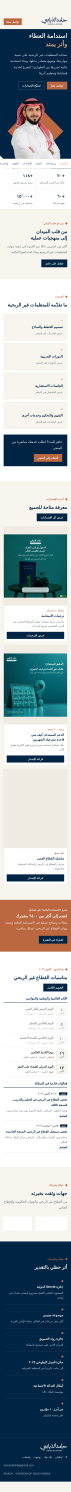
#> input picture agent/brand/m_home.png, 780 x 16410 px (shown at 1/11 size)
$ python -i month_calendar.py   (imports and definitions only)
#> lines starting #> are read from the running program, lines starting #| are printed output that depends on the picture
# تصميم «تقويم الشهر» للقطاع غير الربحي: الملتقيات والمؤتمرات والمعارض + الأيام العالمية، بلمسة موسمية للشهر.
# python3 agent/tools/month_calendar.py data.json out.png
# data.json: {"month": 11, "year": 2026, "identity": "old"|"new", "ramadan": false,
#   "events": [{"date": "٢ نوفمبر", "from": 2, "to": 2, "name": "ملتقى ...", "place": "الرياض، ..."}],   (حتى ٨)
#   "days":   [{"date": "١٦ نوفمبر", "from": 16, "name": "اليوم الدولي للتسامح"}]}                       (حتى ٦)
# from/to أرقام لاتينية لتلوين الأيام في التقويم المصغر.
# الهوية: old حتى أكتوبر/نوفمبر ٢٠٢٦، new من ديسمبر ٢٠٢٦. الخط لا يدعم الأرقام اللاتينية و«-»: اكتب الأرقام عربية و«إلى».
import json, sys, os, math, random
from PIL import Image, ImageDraw, ImageFont, ImageFilter
B = os.path.join(os.path.dirname(os.path.abspath(__file__)), '..', 'brand') + '/'
F = lambda w, s: ImageFont.truetype(B + f'plex-{w}.ttf', int(s), layout_engine=ImageFont.Layout.RAQM)
AR = str.maketrans('0123456789', '٠١٢٣٤٥٦٧٨٩')
MONTHS = ['يناير', 'فبراير', 'مارس', 'أبريل', 'مايو', 'يونيو', 'يوليو', 'أغسطس', 'سبتمبر', 'أكتوبر', 'نوفمبر', 'ديسمبر']
ID = {
 'old': dict(main=(15, 104, 111), accent=(15, 104, 111), bg=(244, 242, 237), ink=(28, 52, 58), card=(255, 255, 255), logo='old_logo.png'),
 'new': dict(main=(0, 37, 68), accent=(187, 104, 65), bg=(248, 245, 239), ink=(0, 37, 68), card=(255, 255, 255), logo='logo_navy.png'),
}
SEASON = {12: 'winter', 1: 'winter', 2: 'winter', 3: 'spring', 4: 'spring', 5: 'spring',
          6: 'summer', 7: 'summer', 8: 'summer', 9: 'autumn', 10: 'autumn', 11: 'autumn'}


def clean(t):
    for c in '«»:.-–—()': t = t.replace(c, ' ')
    return ' '.join(t.translate(AR).split())


# [119 lines left out: functions wrap, leaf, flake, blossom, sun, crescent and 3 more, not called in this run]


def make(data, out, W=1080, H=1920):
    ident = data.get('identity', 'old'); C = ID[ident]; month = int(data['month'])
    im = Image.new('RGBA', (W, H), C['bg'] + (255,))
    decorate(im, month, ident, data.get('ramadan', False))
    d = ImageDraw.Draw(im)
    # الترويسة: الشعار يسارًا وشارة الشهر يمينًا
    lg = Image.open(B + C['logo']).convert('RGBA'); lw = 330 if ident == 'old' else 360
    lg = lg.resize((lw, int(lg.height * lw / lg.width)), Image.LANCZOS)
    card(im, [50, 60, 50 + lw + 40, 60 + lg.height + 40], 22, (255, 255, 255)); im.alpha_composite(lg, (70, 80))
    bw, bh = 230, 210; bx = W - 60 - bw
    ImageDraw.Draw(im).rounded_rectangle([bx, 0, bx + bw, bh], 26, fill=C['main'] + (255,))
    d = ImageDraw.Draw(im)
    d.text((bx + bw / 2, 75), MONTHS[month - 1], font=F(600, 52), fill=(255, 255, 255), anchor='mm', direction='rtl')
    d.text((bx + bw / 2, 145), str(data['year']).translate(AR), font=F(600, 52), fill=(255, 255, 255), anchor='mm')

    # [25 lines left out: function section, not called in this run]

    y = 330
    if data.get('events'):
        y = section(y, 'أبرز ملتقيات ومؤتمرات القطاع غير الربحي', data['events'][:8], 2, 250) + 50
    if data.get('days'):
        y = section(y, 'الأيام العالمية للقطاع غير الربحي', data['days'][:6], 3, 170) + 50
    minical(im, data, C, y, H - 110)
    d = ImageDraw.Draw(im)
    if ident == 'new':
        d.text((W / 2, H - 50), 'hamedalthiabi.com', font=ImageFont.truetype(B + 'plex-latin-400.ttf', 30), fill=C['main'], anchor='mm')
    im.convert('RGB').save(out)


# [2 lines not run here, left out]

>>> import cv2
>>> picture = cv2.imread('../brand/m_home.png', cv2.IMREAD_GRAYSCALE)
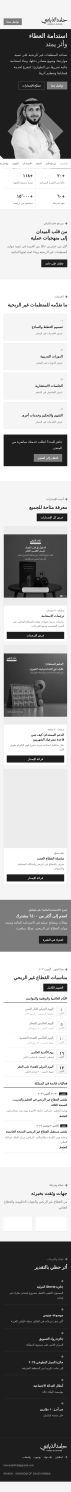
#> picture: shape (16410, 780) (shown at 1/11 size); min 0, max 255, mean 170.5
>>> result = make(picture, 'out.png')
#> (the run stopped early here; a loop or call above may not have finished)

$ run again, on agent/brand/pg_store.png
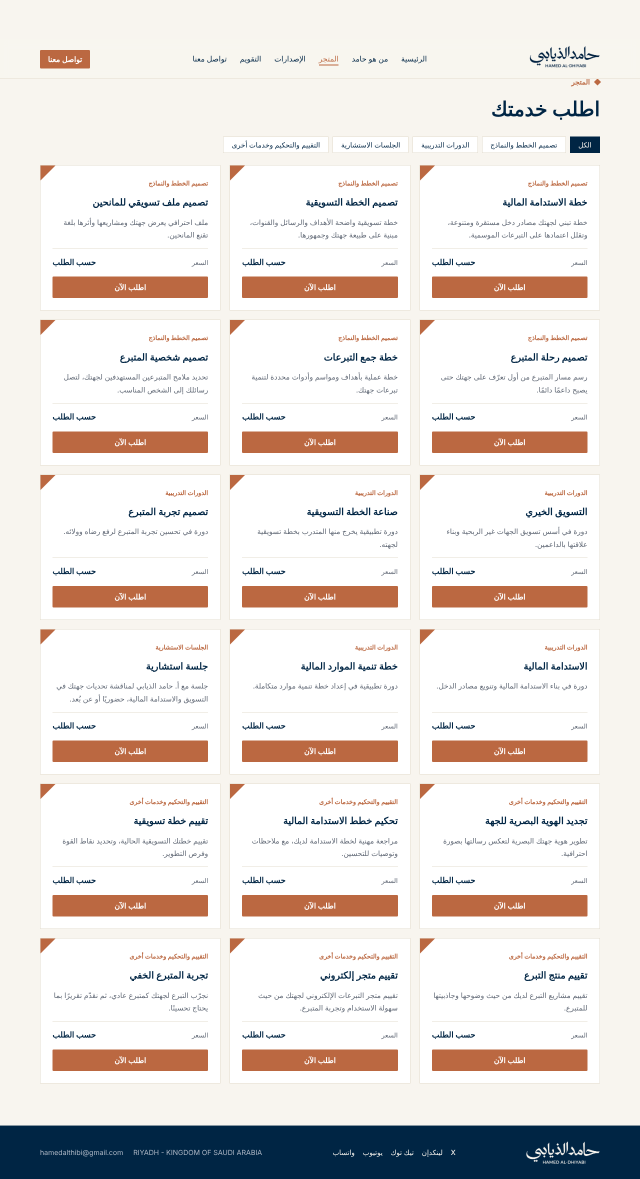
#> input picture agent/brand/pg_store.png, 1280 x 2358 px (shown at 1/2 size)
#> `picture = cv2.imread('../brand/m_home.png', cv2.IMREAD_GRAYSCALE)`:
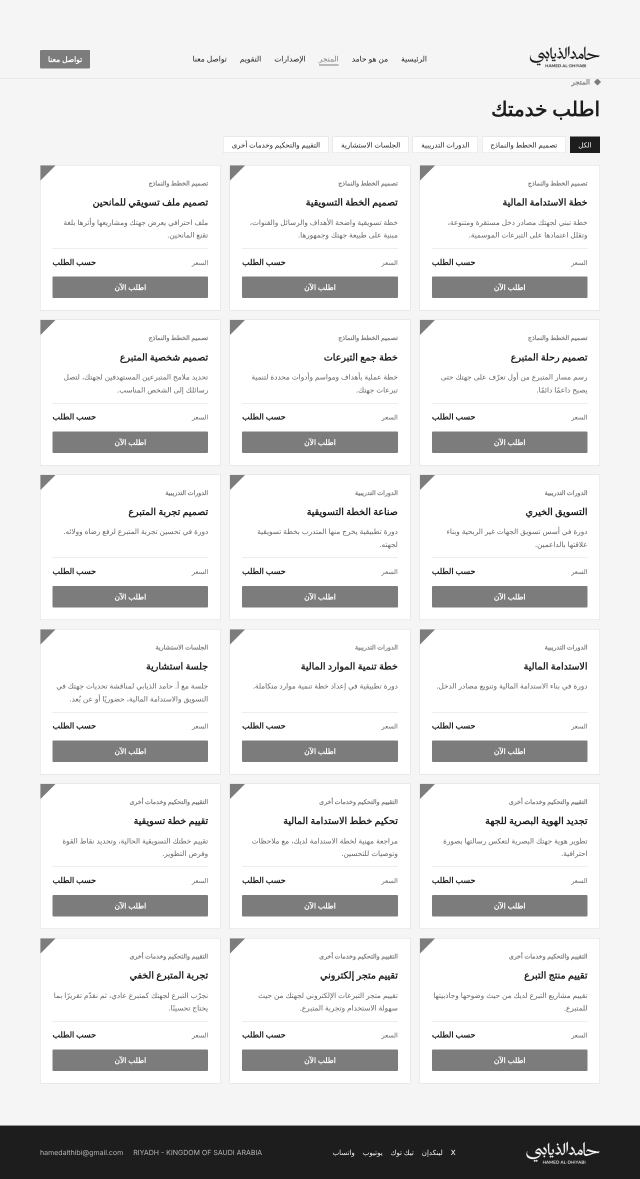
#> picture: shape (2358, 1280) (shown at 1/2 size); min 25, max 255, mean 227.3

$ run again, on agent/brand/ref-calendar-oct-2026.jpg
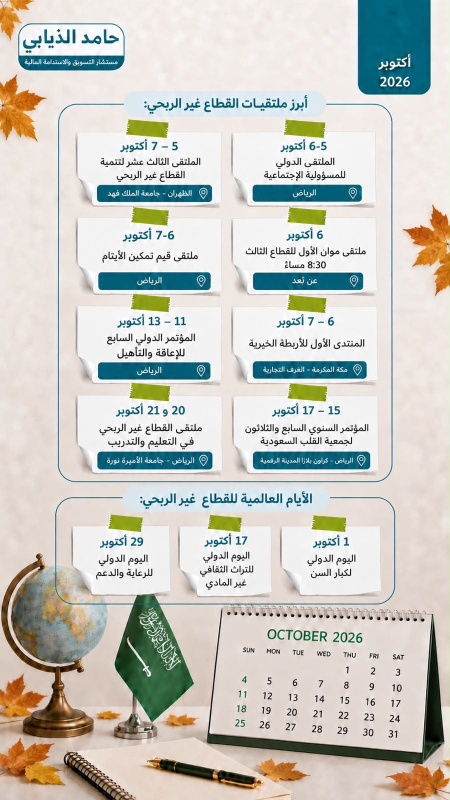
#> input picture agent/brand/ref-calendar-oct-2026.jpg, 900 x 1600 px (shown at 1/2 size)
#> `picture = cv2.imread('../brand/m_home.png', cv2.IMREAD_GRAYSCALE)`:
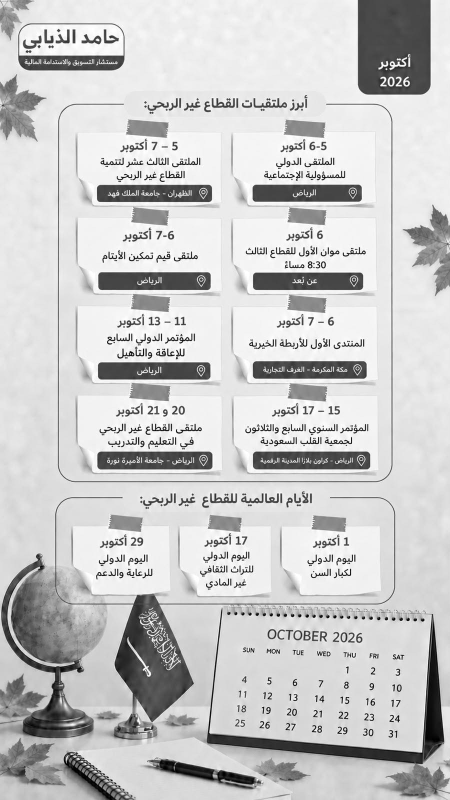
#> picture: shape (1600, 900) (shown at 1/2 size); min 0, max 255, mean 200.6
